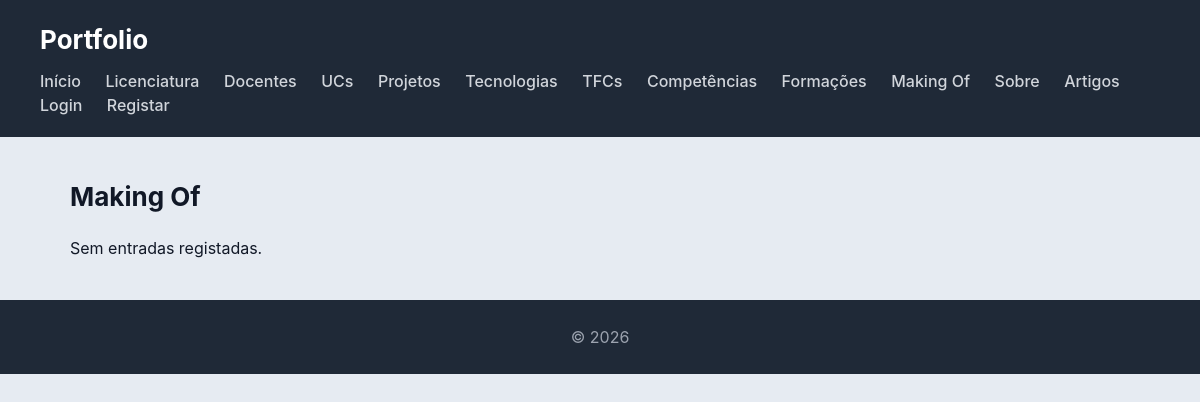
The app's page /portfolio/makingof/, older data.
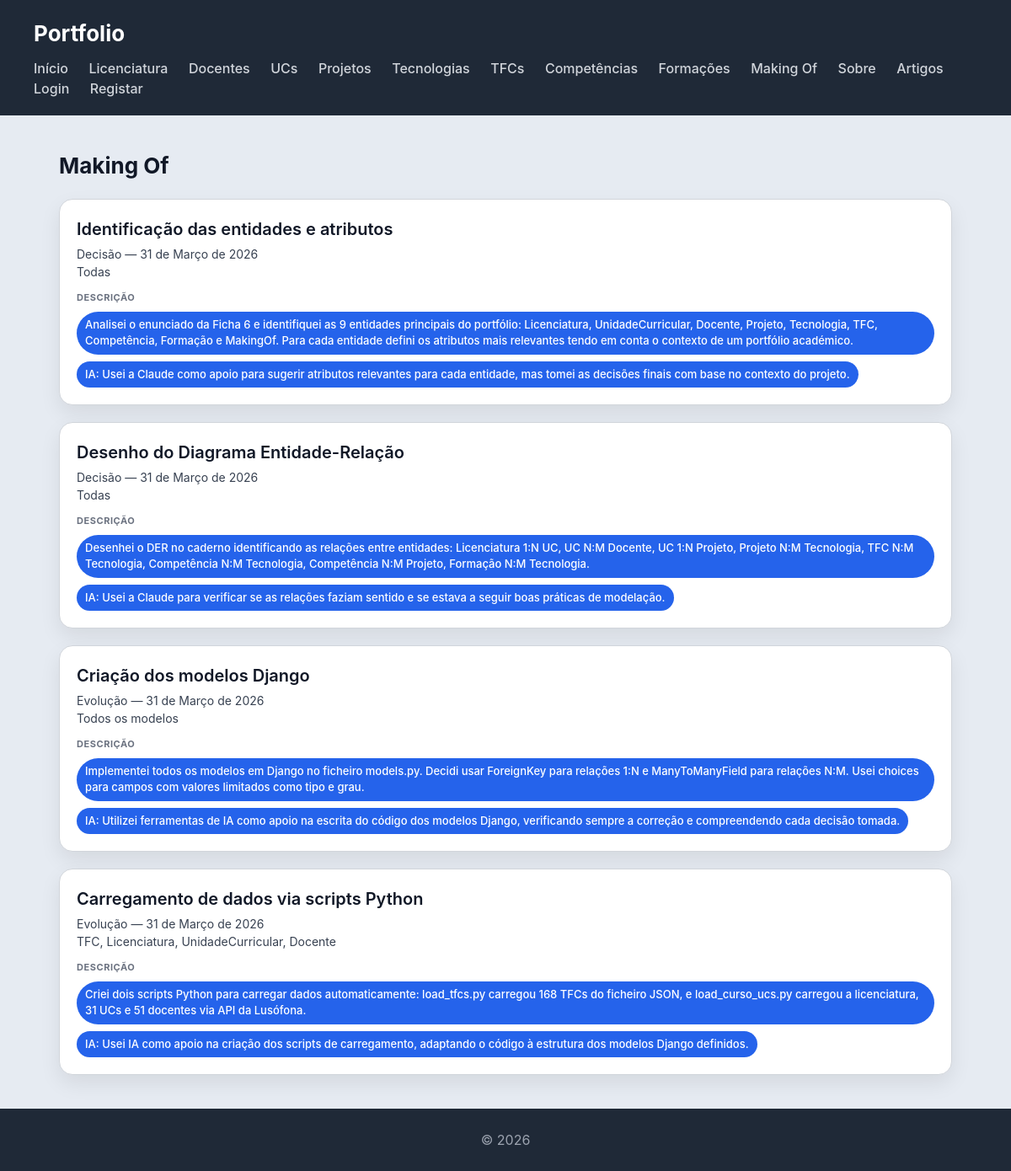
The same page, newer data.
### portfolio/models.py (models this page shows, shortened)
class MakingOf(models.Model):
    TIPO_CHOICES = [
        ('decisao', 'Decisão'),
        ('erro', 'Erro'),
        ('correcao', 'Correção'),
        ('evolucao', 'Evolução'),
    ]
    titulo = models.CharField(max_length=200)
    entidade_relacionada = models.CharField(max_length=200)
    descricao = models.TextField()
    fotografia = models.ImageField(upload_to='makingof/', blank=True, null=True)
    data = models.DateField()
    tipo = models.CharField(max_length=20, choices=TIPO_CHOICES)
    uso_ia = models.TextField(blank=True)
    class Meta:
        verbose_name = 'Making Of'
        verbose_name_plural = 'Making Of'

### portfolio/views.py (the view)
# urls.py: path('makingof/', views.makingof_view, name='makingof'),
def makingof_view(request):
    makingof = MakingOf.objects.all()
    return render(request, 'portfolio/makingof.html', {'makingof': makingof})

### portfolio/templates/portfolio/makingof.html (shortened to what this page needs)
{% extends "portfolio/base.html" %}
{% block content %}
<h2>Making Of</h2>
<section>
    {% for entrada in makingof %}
    <article>
        <header>
            <h3>{{ entrada.titulo }}</h3>
            <p>{{ entrada.get_tipo_display }} &mdash; {{ entrada.data }}</p>
            <p>{{ entrada.entidade_relacionada }}</p>
        </header>
        <section>
            <h4>Descrição</h4>
            <ul>
                <li>{{ entrada.descricao }}</li>
                {% if entrada.uso_ia %}<li>IA: {{ entrada.uso_ia }}</li>{% endif %}
            </ul>
        </section>
    </article>
    {% empty %}
    <p>Sem entradas registadas.</p>
    {% endfor %}
</section>
{% endblock %}

Row changes from the older to the newer data that the page shows:
added MakingOf: titulo "Identificação das entidades e atributos", tipo "Decisão", data "31 de Março de 2026", entidade_relacionada "Todas", descricao "Analisei o enunciado da Ficha 6 e identifiquei as 9 entidades principais do portfólio: Licenciatura, UnidadeCurricular, Docente, Projeto, Tecnologia, TFC, Competência, Formação e MakingOf. Para cada entidade defini os atributos mais relevantes tendo em conta o contexto de um portfólio académico.", uso_ia "Usei a Claude como apoio para sugerir atributos relevantes para cada entidade, mas tomei as decisões finais com base no contexto do projeto."
added MakingOf: titulo "Desenho do Diagrama Entidade-Relação", tipo "Decisão", data "31 de Março de 2026", entidade_relacionada "Todas", descricao "Desenhei o DER no caderno identificando as relações entre entidades: Licenciatura 1:N UC, UC N:M Docente, UC 1:N Projeto, Projeto N:M Tecnologia, TFC N:M Tecnologia, Competência N:M Tecnologia, Competência N:M Projeto, Formação N:M Tecnologia.", uso_ia "Usei a Claude para verificar se as relações faziam sentido e se estava a seguir boas práticas de modelação."
added MakingOf: titulo "Criação dos modelos Django", tipo "Evolução", data "31 de Março de 2026", entidade_relacionada "Todos os modelos", descricao "Implementei todos os modelos em Django no ficheiro models.py. Decidi usar ForeignKey para relações 1:N e ManyToManyField para relações N:M. Usei choices para campos com valores limitados como tipo e grau.", uso_ia "Utilizei ferramentas de IA como apoio na escrita do código dos modelos Django, verificando sempre a correção e compreendendo cada decisão tomada."
added MakingOf: titulo "Carregamento de dados via scripts Python", tipo "Evolução", data "31 de Março de 2026", entidade_relacionada "TFC, Licenciatura, UnidadeCurricular, Docente", descricao "Criei dois scripts Python para carregar dados automaticamente: load_tfcs.py carregou 168 TFCs do ficheiro JSON, e load_curso_ucs.py carregou a licenciatura, 31 UCs e 51 docentes via API da Lusófona.", uso_ia "Usei IA como apoio na criação dos scripts de carregamento, adaptando o código à estrutura dos modelos Django definidos."
Text that changed along with them:
text no longer shown: "Sem entradas registadas."
